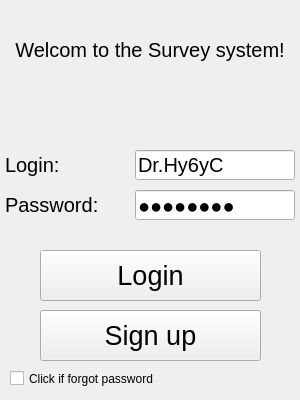
<?xml version="1.0" encoding="UTF-8"?>
<ui version="4.0">
 <class>LoginWindow</class>
 <widget class="QMainWindow" name="LoginWindow">
  <property name="geometry">
   <rect>
    <x>0</x>
    <y>0</y>
    <width>300</width>
    <height>400</height>
   </rect>
  </property>
  <property name="windowTitle">
   <string>Survey</string>
  </property>
  <widget class="QWidget" name="centralwidget">
   <widget class="QLabel" name="labelWelcom">
    <property name="geometry">
     <rect>
      <x>0</x>
      <y>30</y>
      <width>300</width>
      <height>40</height>
     </rect>
    </property>
    <property name="font">
     <font>
      <pointsize>15</pointsize>
     </font>
    </property>
    <property name="text">
     <string>Welcom to the Survey system!</string>
    </property>
    <property name="alignment">
     <set>Qt::AlignCenter</set>
    </property>
   </widget>
   <widget class="QLineEdit" name="lineEditLogin">
    <property name="geometry">
     <rect>
      <x>135</x>
      <y>150</y>
      <width>160</width>
      <height>30</height>
     </rect>
    </property>
    <property name="font">
     <font>
      <pointsize>15</pointsize>
     </font>
    </property>
    <property name="text">
     <string>Dr.Hy6yC</string>
    </property>
    <property name="alignment">
     <set>Qt::AlignLeading|Qt::AlignLeft|Qt::AlignVCenter</set>
    </property>
   </widget>
   <widget class="QLabel" name="labelLogin">
    <property name="geometry">
     <rect>
      <x>5</x>
      <y>150</y>
      <width>120</width>
      <height>30</height>
     </rect>
    </property>
    <property name="font">
     <font>
      <pointsize>15</pointsize>
     </font>
    </property>
    <property name="text">
     <string>Login:</string>
    </property>
   </widget>
   <widget class="QLineEdit" name="lineEditPass">
    <property name="geometry">
     <rect>
      <x>135</x>
      <y>190</y>
      <width>160</width>
      <height>30</height>
     </rect>
    </property>
    <property name="font">
     <font>
      <pointsize>15</pointsize>
     </font>
    </property>
    <property name="text">
     <string>Dr.Hy6yC</string>
    </property>
    <property name="echoMode">
     <enum>QLineEdit::PasswordEchoOnEdit</enum>
    </property>
    <property name="alignment">
     <set>Qt::AlignBottom|Qt::AlignLeading|Qt::AlignLeft</set>
    </property>
   </widget>
   <widget class="QLabel" name="labelPass">
    <property name="geometry">
     <rect>
      <x>5</x>
      <y>190</y>
      <width>120</width>
      <height>30</height>
     </rect>
    </property>
    <property name="font">
     <font>
      <pointsize>15</pointsize>
     </font>
    </property>
    <property name="text">
     <string>Password:</string>
    </property>
   </widget>
   <widget class="QPushButton" name="pushButtonLogin">
    <property name="geometry">
     <rect>
      <x>40</x>
      <y>250</y>
      <width>221</width>
      <height>51</height>
     </rect>
    </property>
    <property name="font">
     <font>
      <pointsize>20</pointsize>
     </font>
    </property>
    <property name="text">
     <string>Login</string>
    </property>
   </widget>
   <widget class="QCheckBox" name="checkBoxFPass">
    <property name="geometry">
     <rect>
      <x>10</x>
      <y>370</y>
      <width>281</width>
      <height>17</height>
     </rect>
    </property>
    <property name="text">
     <string>Click if forgot password</string>
    </property>
   </widget>
   <widget class="QPushButton" name="pushButtonSignUp">
    <property name="geometry">
     <rect>
      <x>40</x>
      <y>310</y>
      <width>221</width>
      <height>51</height>
     </rect>
    </property>
    <property name="font">
     <font>
      <pointsize>20</pointsize>
     </font>
    </property>
    <property name="text">
     <string>Sign up</string>
    </property>
   </widget>
  </widget>
 </widget>
 <resources/>
 <connections/>
</ui>
